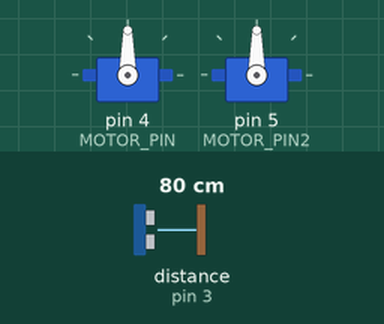
A sketch run on a simulated Arduino Uno, built with avr-gcc and run on an emulated ATmega328P. Shown: 2 × servo. Wiring (inferred from the names in the program): ultrasonic range finder: trigger pin 2; echo pin 3. The test bench sets the inputs (shaded band); at power-on: distance to the obstacle (sensor on pin 3) 80 cm. The echo pulse lasts 58.3 µs per cm.

Above: at 1.2 s.
1.3 s: distance to the obstacle (sensor on pin 3) set to 16 cm
2.8 s: distance to the obstacle (sensor on pin 3) set to 13 cm
At 2.95 s:
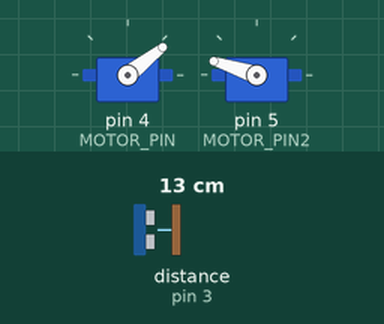
At 3.55 s:
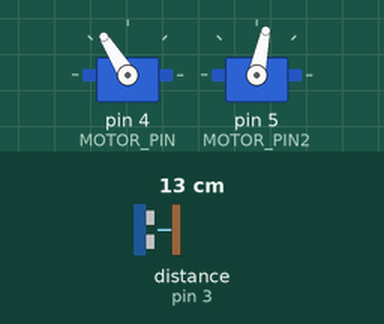
Timing chart, 0 to 11.8 s (numbered marks = the images above; inputs shaded):
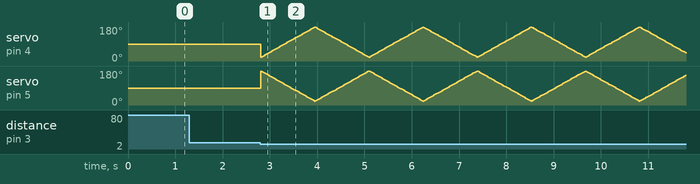

Measured:
- the behaviour switches between 15 and 14 cm on distance to the obstacle (sensor on pin 3) (found by bisection; images 0 and 1)
- after the input at 1.3 s, every drawn part: stays the same

The sketch:

DONT_dispenser.ino
```cpp
#include <Servo.h>
#define TRIG_PIN 2
#define ECHO_PIN 3
#define MOTOR_PIN 4
#define MOTOR_PIN2 5

Servo servo;
Servo servo2;
int motor_speed = 3;
void setup() {
  // put your setup code here, to run once:
  pinMode(TRIG_PIN, OUTPUT);
  pinMode(ECHO_PIN, INPUT);

  servo.attach(MOTOR_PIN);
  pinMode(MOTOR_PIN, OUTPUT);

  servo2.attach(MOTOR_PIN2);
  pinMode(MOTOR_PIN2, OUTPUT);
}

void loop() {
  // put your main code here, to run repeatedly:
   int distance = 0;

  digitalWrite(TRIG_PIN, HIGH);
  delayMicroseconds(10);
  digitalWrite(TRIG_PIN, LOW);
  distance = pulseIn(ECHO_PIN, HIGH)/58.2; /* 센치미터(cm) */


  int angle=0;
  int angle2=180;
  if (distance <= 13) {
    for(angle = 20; angle < 180; angle++) {
      servo.write(angle);
      servo2.write(angle2--);
      delay(7);
    }
    for(angle = 180; angle > 20; angle--) {
      servo2.write(angle2++);
      servo.write(angle);
      delay(7);
    }
  }
  else {


  }
}
```
